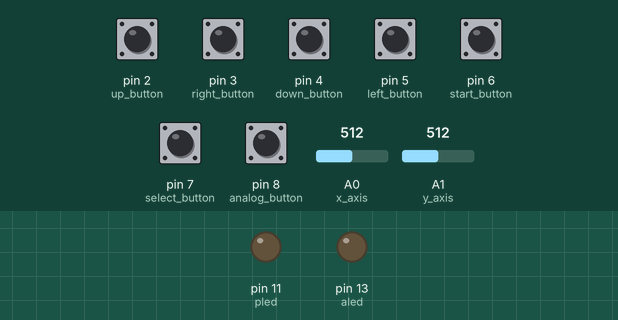
Simulated run of this sketch. Board: Arduino Uno, built with avr-gcc and run on an emulated ATmega328P. On the bench: output pins drawn as LEDs (lit = HIGH). The inputs (shaded band) are chosen by the test bench; at power-on: pin 2 (up_button), pin 3 (right_button), pin 4 (down_button), pin 5 (left_button), pin 6 (start_button), pin 7 (select_button), pin 8 (analog_button) HIGH, A1 (y_axis) = 512, A0 (x_axis) = 512. What the sketch prints to the serial monitor is not drawn.

Above: at 1.2 s.
1.3 s: pin 6 (start_button) pulled LOW for 1 s
At 2.5 s:
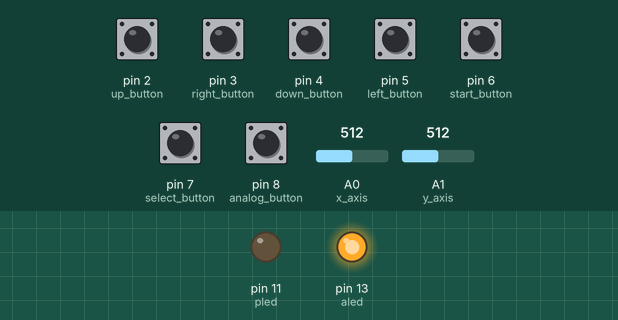
3.8 s: pin 7 (select_button) pulled LOW for 0.15 s
At 4.9 s:
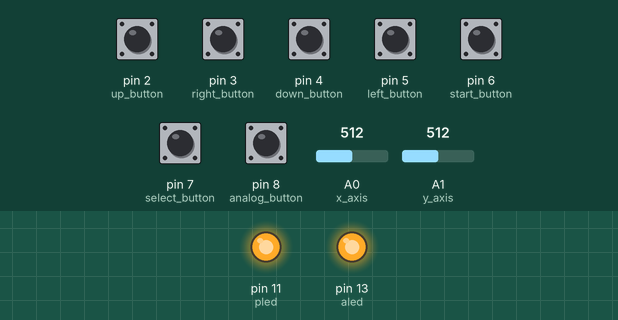
9.0 s: A1 (y_axis) set to 482
Timing chart, 0 to 12.0 s (numbered marks = the images above; inputs shaded):
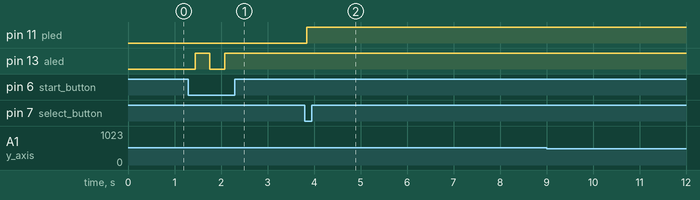

Measured:
- after the input at 1.3 s, pin 13 (aled): LOW → HIGH after 0.14 s, → LOW 0.32 s later, → HIGH 0.32 s later
- after the input at 3.8 s, pin 11 (pled): LOW → HIGH at once
- after the input at 9.0 s, every drawn part: stays the same

The sketch:

Controller.ino
```cpp
/*
QUADCOPTER CONTOROLLER SKETCH By Kyle Fieldus

Implemented using an Arduino Uno, Xbee and Funduino Joystick Shield.
Controls defined as follows:

Analog Up / Down = Power Up / Down
Analog Left /Right = Yaw Left / Right
Analog Push = Reset Power to 0
Middle left button (Select Button) = Prime Toggle
Middle right button (Start Button) = Arm Toggle
Directional tactile buttons = Direction changes for Roll and Pitch

Data is transmitted to the Quadcopter using an array of bytes in the following configuration

[Head Bit] - [Status] - [Power] - [Roll] - [Pitch] - [M1 Trim] - [M2 Trim] - [M3 Trim] - [M4 Trin]
*/

int up_button = 2;                                   // Up tactile button attached to pin D2
int down_button = 4;                                 // Down tactile button attached to pin D4
int left_button = 5;                                 // Left taectile button attached to pin D5
int right_button = 3;                                // Right tactile button attached to pin D3
int start_button = 6;                                // Start button is attached to pin D6
int select_button = 7;                               // Select button is attached to pin D7
int analog_button = 8;                               // Analog Push button is attached to pin D8
int aled =13;                                        // LED for armed status is on pin D13
int pled =11;                                        // LEd for primed status is on pin D12
float x_axis = A0;                                   // Analog X axis attached to pin A0
float y_axis = A1;                                   // Analog Y axis attached to pin A1
// Creating an array of all buttons in this sketch to allow me to access all buttons with few lines of code
int buttons[] = {up_button, down_button, left_button, right_button, start_button, select_button, analog_button};
int  x_map, y_map, analog_button_state;        // Set of gloab int varibales for power and mapped x/y values
char power;
byte out[5];                                         // Byte array for storing the data to be transmitted later
boolean power_clear = false;                         // Flag used to 0 the power readings
boolean firstbyte = true;
int armed = LOW;                                     // Flag used for the armed status
int primed = LOW;                                    // Flag used for the primed status
char ap_status;
int throttle;
char roll;
char pitch;
char yaw;
int redybit;

//debouncing
int start_reading, select_reading;                   // Variables to store initial readings for start/select button states
int start_button_state;                              // Variable for storing the current state of start button
int select_button_state;                             // Variable for storing the current state of the select button
int select_button_last_state = HIGH;                 // Variable for the last known state of the select button
int start_button_last_state = HIGH;                  // Variable for the last known state of the start button
long last_check = 0;                                 // Variable for the last time we checked the start button
long last_select_check = 0;                          // Variable for the last time we checked the select button
long debounceDelay = 200;                            // Delay to ignore button presses

void setup() {
  pinMode(aled, OUTPUT);                             // Enable the Arned LED pin as an output
  pinMode(pled, OUTPUT);                             // Enable the Primed LED pin as an output
  for (int i; i < 7; i++)                            // Loop Through All Buttons
  {
     pinMode(buttons[i], INPUT);                     // Set each pin named earlier as an Inpuet
     digitalWrite(buttons[i], HIGH);                 // Enable the Pull Up Resistors on Each Button
  }
  Serial.begin(115200);                              // Start the Serial Communication Bus
}

void loop(){
  checkButtons();                                   // Method used to check all input devices on the shield
  control_status();                                 // Checks for the current status of the controller (armed / primed)
  readData();                                       // Used to read the ready flag from the quadcopter before outputting the data.
}
```

ctrl_buttons.ino
```cpp
void checkButtons(){
  start_reading = digitalRead(start_button);       // Read the current value of the start button and store it
  select_reading = digitalRead(select_button);     // Read the current value of the select button and store it

  // If the reading is not the same as bfore and the time since last check is more than the allowed time
  if (start_reading != start_button_last_state && (millis() - last_check) > debounceDelay)
  {
    armed = !armed;                                 // Toggle the armed status (low -> high or high -> low)
    set_armed(armed);                               // Pass the current armed status to the set_armed method
    last_check= millis();                           // Store the time at this point to be used in next check
  }

  // If the status is armed and select button status is different and also the time since last check is more than alllowed time
  if (armed == HIGH &&  select_reading != select_button_last_state && (millis() - last_select_check) >debounceDelay)
  {
    primed = !primed;                               // Toggle the primed status (low -> high or high -> low)
    set_primed(primed);                             // Pass the current primed status to the set_primed method
    last_select_check = millis();                   // Store the time at this poing to be used in next check.
  }

  // If the armed and primed status' are true then and only then send increased throttle values and other modifiers
  if (armed == HIGH && primed == HIGH)
  {
    x_map = map(analogRead(x_axis), 0, 500, -1, 1);   // Read the X value and map it to a value between -1 and +1
    y_map = map(analogRead(y_axis), 0, 500, -1, 1);    // Read the Y value and map it to a value between -1 and +1
    analog_button_state = digitalRead(analog_button);   // Read the Analog button state

    if (analog_button_state == HIGH)               // If the analog button isn't pressed
    {
      power_clear = false;                         // Do not reset the power level to 0
      change_power(y_map);                         // Send the current power value to the change_power method
      change_yaw(x_map);
    }

    if (analog_button_state == LOW)                // If the analog button is pressed
    {
      power_clear = true;                           // Set the reset power floag to true
      change_power(255);                              // Send the value 0 to the change_speed method
    }
  }
  else                                              // Anything at this stage is an error
  {
    power_clear = true;                              // Set the reset power flog to be true
    change_power(255);                                 // Send teh value 0 to the change_speed method
  }


  if (digitalRead(up_button) == LOW)                // If the up button has been pressed
  {
    change_pitch(1);
  }                                                 // Send +1 to the method change_pitch
  else if (digitalRead(down_button) == LOW)        // If the down button has been pressed
  {
    change_pitch(-1);                               // Send -1 to the method change_pitch
  }
  else {
    change_pitch(0);                                // Anything else should be considered as no change.
  }

  if (digitalRead(left_button) == LOW)              // If the left button has been pressed
  {
    change_roll(-1);
  }                                                  // Send a positive value to the change_roll method
  else if (digitalRead(right_button) == LOW)        // If the right button has been pressed
  {
    change_roll(1);                                 // send a negative value to the method change_roll
  }
  else
  {
    change_roll(0);                                 // Anything else at this point should be considered as no change.
  }


  delay(150);
}
```

ctrl_comms.ino
```cpp
// Used to transmit the currebt values stored in the byte array to the Quadcopter using the Xbee Module
void output()
{
  delay(10);
  Serial.print('!');                         // Used as a start bit to look for on the receiving end
  Serial.print(ap_status);                   // Armed / Primed Status byte
  Serial.print(power);                       // Throttle
  Serial.print(roll);                        // Roll Values
  Serial.print(pitch);                       // Pitch Values
  Serial.print(yaw);                         // Motor 1 Trim
}

void readData()
{

  if (firstbyte == true)                    // This is used as a check that no data has been sent before, so do not wait for an ACK
  {
   output();                                // Output the control signal data.
  }

  int readybit = Serial.read();            // Read the serial bus to see if we have received an ACK
  if (readybit == '?')                     // If the received char is a ? the ACK has been received
  {
   output();                               // Send the data
   readybit = 0;                           // Reset the ready to send flag for next ACK to be received.

  }
}
```

ctrl_data.ino
```cpp
//  This method sets the first two bytes in the data array depending on armed and primed status
void control_status()
{
  if (armed == LOW && primed == LOW)              // Not Armed and Not Primed
  {
   ap_status = '%';                            // Send this character to signal unarmed and not primed
  }

  if (armed == HIGH && primed == LOW)             // Armed but not primed.
  {
   ap_status = '$';                            // Send this chracter to signla armed but not primed
  }

  if (armed == LOW && primed == HIGH)             // Not Armed and Primed, Shouldn't ever get here
  {
   ap_status = '%';                            // Send the same as not armed and not primed
  }

  if (armed == HIGH && primed == HIGH)            // Armed and Primed
  {
   ap_status = '#';                            // Send this character to show armed and primed are true
  }
}

// This method is used to modify the current power value. This receives either a +1 or -1 as its argument
void change_power(int y)
{
  switch(y)                                   // Switch on the value passed
  {
     case 255:                                // If 255 received the thumb stick has been clicked
        power = '^';                          // Send char
        power_clear = false;                  // Clear the power build up
        break;
     case 1:                                  // If 1
        power = '&';                          // Send the increment char
        break;
     case 0:                                  // If 0
        power = '*';                          // Send the no change char
        break;
     case -1:                                 // if -1
        power = '(';                          // Send the decrease char
        break;
  }

}

// This method is used to modify the current pitch value. Receives wither +1, -1 or 0 and selects the appropriate char.
void change_pitch(int p) {
  switch(p)
  {
     case 1:                                  // If 1
        pitch = '&';                          // Send the increment char
        break;
     case 0:                                  // If 0
        pitch = '*';                          // Send the no change char
        break;
     case -1:                                 // if -1
        pitch = '(';                          // Send the decrease char
        break;
  }
}

// This method is used to modify the current roll value. Receives wither +1, -1 or 0 and selects the appropriate char.
void change_roll(int r) {
  switch(r)
  {
     case 1:                                  // If 1
        roll = '&';                          // Send the increment char
        break;
     case 0:                                  // If 0
        roll = '*';                          // Send the no change char
        break;
     case -1:                                 // if -1
        roll = '(';                          // Send the decrease char
        break;
  }
}

// This method is used to modify the current pitch yaw. Receives wither +1, -1 or 0 and selects the appropriate char.
void change_yaw(int yw) {
switch(yw)
  {
     case 1:                                  // If 1
        yaw = '&';                          // Send the increment char
        break;
     case 0:                                  // If 0
        yaw = '*';                          // Send the no change char
        break;
     case -1:                                 // if -1
        yaw = '(';                          // Send the decrease char
        break;
  }
}
```

ctrl_leds.ino
```cpp
// This method is used to toggle the armed LED's to indicate the current armed status locally on the controller
void set_armed(int a)
{
   if (a == HIGH)                                 // If the armed status is true
   {
    digitalWrite(aled, HIGH);                     // Turn on the Armed LED signal
   }

  if (a == LOW)                                   // If the armed status is false
  {
    primed = LOW;                                 // Ensure that primed is also false
    digitalWrite(aled, LOW);                      // Disable the armed LED signal
    digitalWrite(pled, LOW);                      // Disable the primed LED signal;

  }
}

// This method is used to toggle the primed LED's to indicate the current primed status locally on the controller
void set_primed(int b)
{
   if (b == HIGH)                                 //  If the primed status is true
   {
     digitalWrite(pled, HIGH);                    // Turn on the Primed LED signal
   }

   if (b == LOW)                                  // If the primed status is false
   {
    digitalWrite(pled, LOW);                      // Turn off the Primed LED signal
   }
}
```
